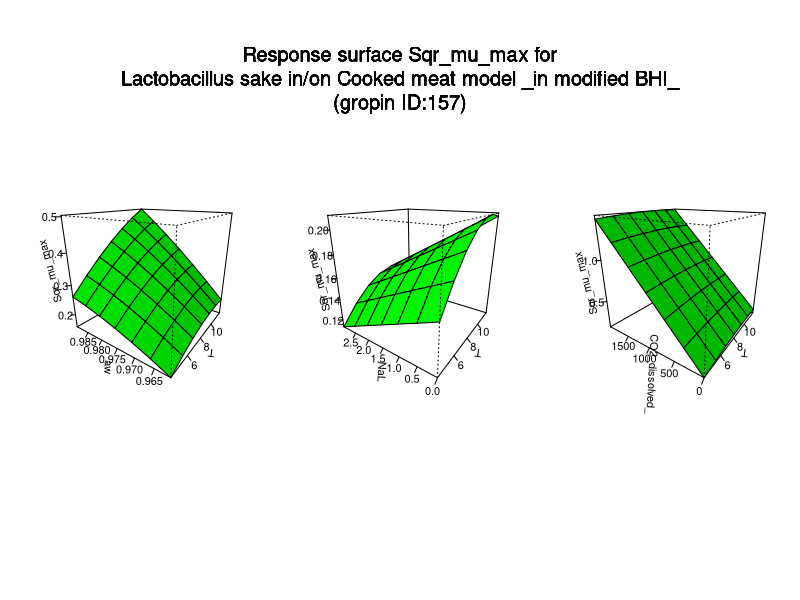

This chart was generated by the following R code:
#############################
# start of Parameter script
#############################
T <- seq(4.004,11.988011988012,length.out=7)
aw <- seq(0.961238761238761,0.9892883,length.out=7)
NaL <- seq(0,2.997002997003,length.out=7)
CO2_dissolved_ <- seq(0,1984.01598401598,length.out=7)
#############################
# end of Parameter script
#############################
############################# 
# start of Model script Gropin ID 157 
#############################
 
# constant coefficients for this model
Im <- -54.62
m1 <- -0.78
m2 <- 111.73
m3 <- 0.73
m4 <- 0.000652
m5 <- -0.0013
m6 <- -57.05
m9 <- 0.84
m10 <- -0.000856
m11 <- -1.65e-06
m12 <- -0.77
m13 <- -0.000677
 
variables <- data.frame(T,aw,NaL,CO2_dissolved_)
argumentsPar <- unique.data.frame(expand.grid(variables))
 
# heart of the model
response_surface <- function(T,aw,NaL,CO2_dissolved_) {
   mumax <-(Im+(m1*T)+(m2*aw)+(m3*NaL)+(m4*CO2_dissolved_)+(m5*(T^2))+(m6*(aw^2))+(m9*T*aw)+(m10*T*NaL)+(m11*T*CO2_dissolved_)+(m12*aw*NaL)+(m13*aw*NaL))

	return(mumax=mumax)
} 

# output parameters
responseSurface <- cbind(argumentsPar,response_surface(argumentsPar['T'],argumentsPar['aw'],argumentsPar['NaL'],argumentsPar['CO2_dissolved_']))
colnames(responseSurface) <- c(colnames(argumentsPar),'Sqrmumax')
#############################
# End of Model script
#############################
############################# 
# start of Visualisation script Gropin ID 157 
#############################
titleText <-'Response surface Sqr_mu_max for
Lactobacillus sake in/on Cooked meat model _in modified BHI_
(gropin ID:157)'
argPar1 <- unique.data.frame(expand.grid(T,aw))
argPar2 <- unique.data.frame(expand.grid(T,NaL))
argPar3 <- unique.data.frame(expand.grid(T,CO2_dissolved_))
z1 <- matrix(unlist(response_surface(T = argPar1[1],aw = argPar1[2],NaL = NaL[1],CO2_dissolved_ = CO2_dissolved_[1])),nrow=7)
z2 <- matrix(unlist(response_surface(T = argPar2[1],NaL = argPar2[2],aw = aw[1],CO2_dissolved_ = CO2_dissolved_[1])),nrow=7)
z3 <- matrix(unlist(response_surface(T = argPar3[1],CO2_dissolved_ = argPar3[2],aw = aw[1],NaL = NaL[1])),nrow=7)
# adding precaution if response surface is zero
myZLim1 <- range(z1)
if(myZLim1[1] == myZLim1[2]) myZLim1[2] <- myZLim1[2]+1
myZLim2 <- range(z2)
if(myZLim2[1] == myZLim2[2]) myZLim2[2] <- myZLim2[2]+1
myZLim3 <- range(z3)
if(myZLim3[1] == myZLim3[2]) myZLim3[2] <- myZLim3[2]+1
if(length(T)>1 & length(aw)>1 & length(NaL)>1 & length(CO2_dissolved_)>1) {
	par(mfrow = c(1,3))
	persp(T,aw,z1,col = 'green',xlab='T',ylab='aw',zlab='Sqr_mu_max',zlim=myZLim1,theta=305,phi=20,shade=0.25,ticktype = 'detailed')
	persp(T,NaL,z2,col = 'green',xlab='T',ylab='NaL',zlab='Sqr_mu_max',zlim=myZLim2,theta=305,phi=20,shade=0.25,ticktype = 'detailed')
	persp(T,CO2_dissolved_,z3,col = 'green',xlab='T',ylab='CO2_dissolved_',zlab='Sqr_mu_max',zlim=myZLim3,theta=305,phi=20,shade=0.25,ticktype = 'detailed')
	mtext(titleText,outer=T,  cex=1.2, line=-8.5, side=3)
} else {
		myPars <- unique.data.frame(expand.grid(T,aw,NaL,CO2_dissolved_))
		myZ <-matrix(unlist(response_surface(myPars[,1],myPars[,2],myPars[,3],myPars[,4])),nrow=7)
		myZLim <- range(myZ)
if(myZLim[1] == myZLim[2]) myZLim[2] <- myZLim[2]+1
	if(length(NaL)==1 & length(CO2_dissolved_)==1) {
		persp(T,aw,myZ,col = 'green',xlab='T',ylab='aw',zlab='Sqr_mu_max',main=titleText,sub=paste('other variable: NaL =',round(NaL,digits = 2), 'CO2_dissolved_ =',round(CO2_dissolved_,digits = 2)),zlim=myZLim,theta=305,phi=20,shade=0.25,ticktype = 'detailed')
	}
	if(length(aw)==1 & length(CO2_dissolved_)==1) {
		persp(T,NaL,myZ,col = 'green',xlab='T',ylab='NaL',zlab='Sqr_mu_max',main=titleText,sub=paste('other variable: aw =',round(aw,digits = 2), 'CO2_dissolved_ =',round(CO2_dissolved_,digits = 2)),zlim=myZLim,theta=305,phi=20,shade=0.25,ticktype = 'detailed')
	}
	if(length(aw)==1 & length(NaL)==1) {
		persp(T,CO2_dissolved_,myZ,col = 'green',xlab='T',ylab='CO2_dissolved_',zlab='Sqr_mu_max',main=titleText,sub=paste('other variable: aw =',round(aw,digits = 2), 'NaL =',round(NaL,digits = 2)),zlim=myZLim,theta=305,phi=20,shade=0.25,ticktype = 'detailed')
	}
	if(length(T)==1 & length(CO2_dissolved_)==1) {
		persp(aw,NaL,myZ,col = 'green',xlab='aw',ylab='NaL',zlab='Sqr_mu_max',main=titleText,sub=paste('other variable: T =',round(T,digits = 2), 'CO2_dissolved_ =',round(CO2_dissolved_,digits = 2)),zlim=myZLim,theta=305,phi=20,shade=0.25,ticktype = 'detailed')
	}
	if(length(T)==1 & length(NaL)==1) {
		persp(aw,CO2_dissolved_,myZ,col = 'green',xlab='aw',ylab='CO2_dissolved_',zlab='Sqr_mu_max',main=titleText,sub=paste('other variable: T =',round(T,digits = 2), 'NaL =',round(NaL,digits = 2)),zlim=myZLim,theta=305,phi=20,shade=0.25,ticktype = 'detailed')
	}
	if(length(T)==1 & length(aw)==1) {
		persp(NaL,CO2_dissolved_,myZ,col = 'green',xlab='NaL',ylab='CO2_dissolved_',zlab='Sqr_mu_max',main=titleText,sub=paste('other variable: T =',round(T,digits = 2), 'aw =',round(aw,digits = 2)),zlim=myZLim,theta=305,phi=20,shade=0.25,ticktype = 'detailed')
	}
}
#############################
# End of Visualisation script
#############################
